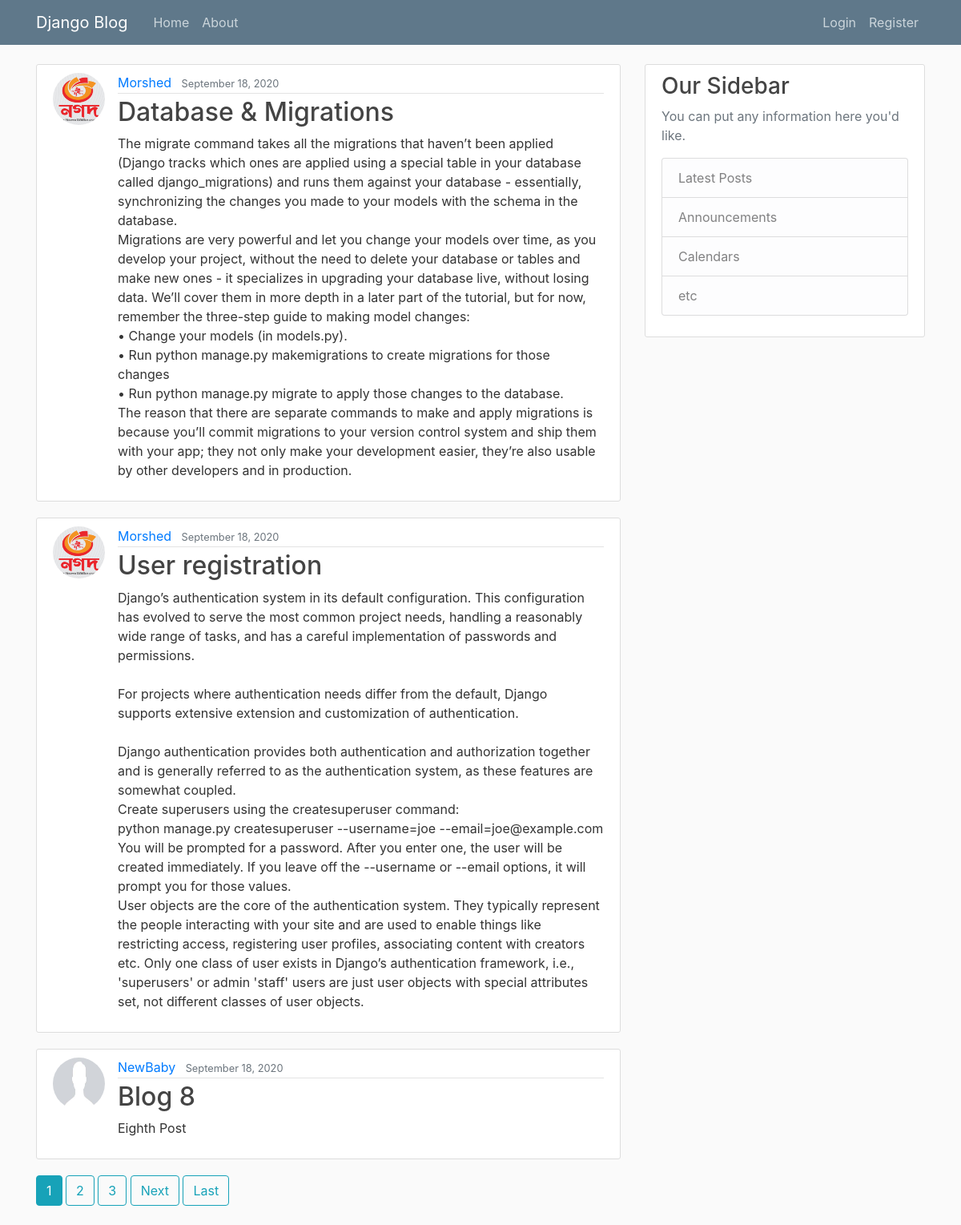
The page / on the database its author committed.
### blog/models.py (models this page shows, shortened)
class Post(models.Model):
	title = models.CharField(max_length=100)
	content = models.TextField()
	date_posted = models.DateTimeField(default=timezone.now)
	author = models.ForeignKey(User, on_delete=models.CASCADE)

### users/models.py (models this page shows, shortened)
class Profile(models.Model):
	user = models.OneToOneField(User, on_delete= models.CASCADE)
	image = models.ImageField(default='default.jpg', upload_to='profile_pics')

### blog/views.py (the view)
# urls.py: path('', PostListView.as_view(), name='blog-home'),
class PostListView(ListView):
	model = Post
	template_name = 'blog/home.html'  # <app>/<model>_<viewtype>.html
	context_object_name = 'posts'
	ordering = ['-date_posted']
	paginate_by = 3

### blog/templates/blog/home.html (shortened to what this page needs)
{% extends "blog/base.html" %}
{% block content %}
	{% for post in posts %}
		<article class="media content-section">
		  <img class="rounded-circle article-img" src="{{ post.author.profile.image.url }}">
		  <div class="media-body">
		    <div class="article-metadata">
		      <a class="mr-2" href="{% url 'user-posts' post.author.username %}">{{ post.author }}</a>
		      <small class="text-muted">{{ post.date_posted|date:"F d, Y" }}</small>
		    </div>
		    <h2><a class="article-title" href="{% url 'post-detail' post.id %}">{{ post.title }}</a></h2>
		    <p class="article-content">{{ post.content }}</p>
		  </div>
		</article>
	{% endfor %}
	{% if is_paginated %}
	  	{% for num in page_obj.paginator.page_range %}
	  		{% if page_obj.number == num %}
	  			<a class="btn btn-info mb-4" href="?page={{ num }}">{{  num}}</a>
	  		{% elif num > page_obj.number|add:'-3' and num < page_obj.number|add:'3' %}
	  			<a class="btn btn-outline-info mb-4" href="?page={{ num }}">{{  num}}</a>
	  		{% endif %}
	  	{% endfor %}
	  	{% if page_obj.has_next %}
	  		<a class="btn btn-outline-info mb-4" href="?page={{ page_obj.next_page_number }}">Next</a>
	  		<a class="btn btn-outline-info mb-4" href="?page={{ page_obj.paginator.num_pages }}">Last</a>
	  	{% endif %}
	{% endif %}
{% endblock content %}

### blog/templates/blog/base.html (shortened to what this page needs)
{% load static %}
<!DOCTYPE html>
<html>
<head>
    <link rel="stylesheet" href="https://maxcdn.bootstrapcdn.com/bootstrap/4.0.0/css/bootstrap.min.css">
    <link rel="stylesheet" type="text/css" href="{% static 'blog/main.css' %}">
</head>
<body>
	<header class="site-header">
	  <nav class="navbar navbar-expand-md navbar-dark bg-steel fixed-top">
	    <div class="container">
	      <a class="navbar-brand mr-4" href="{% url 'blog-home' %}">Django Blog</a>
	      <div class="collapse navbar-collapse" id="navbarToggle">
	        <div class="navbar-nav mr-auto">
	          <a class="nav-item nav-link" href="{% url 'blog-home' %}">Home</a>
	          <a class="nav-item nav-link" href="{% url 'blog-about' %}">About</a>
	        </div>
	        <div class="navbar-nav">
	          {% if user.is_authenticated %}
	          	<a class="nav-item nav-link" href="{% url 'post-create' %}">New Post</a>
	          	<a class="nav-item nav-link" href="{% url 'profile' %}">Profile</a>
	            <a class="nav-item nav-link" href="{% url 'logout' %}">Logout</a>
	          {% else %}
	          	<a class="nav-item nav-link" href="{% url 'login' %}">Login</a>
	          	<a class="nav-item nav-link" href="{% url 'register' %}">Register</a>
	          {% endif %}
	        </div>
	      </div>
	    </div>
	  </nav>
	</header>
	<main role="main" class="container">
	  <div class="row">
	    <div class="col-md-8">
	      {% block content %}{% endblock %}
	    </div>
	    <div class="col-md-4">
	      <div class="content-section">
	        <h3>Our Sidebar</h3>
	        <p class='text-muted'>You can put any information here you'd like.
	          <ul class="list-group">
	            <li class="list-group-item list-group-item-light">Latest Posts</li>
	            <li class="list-group-item list-group-item-light">Announcements</li>
	            <li class="list-group-item list-group-item-light">Calendars</li>
	            <li class="list-group-item list-group-item-light">etc</li>
	          </ul>
	        </p>
	      </div>
	    </div>
	  </div>
	</main>
</body>
</html>

### blog/static/blog/main.css (style rules this page uses)
body { background: #fafafa; color: #333333; margin-top: 5rem; }
h1, h2, h3, h4, h5, h6 { color: #444444; }
ul { margin: 0; }
.bg-steel { background-color: #5f788a; }
.site-header .navbar-nav .nav-link { color: #cbd5db; }
.content-section { background: #ffffff; padding: 10px 20px; border: 1px solid #dddddd; border-radius: 3px; margin-bottom: 20px; }
.article-title { color: #444444; }
.article-content { white-space: pre-line; }
.article-img { height: 65px; width: 65px; margin-right: 16px; }
.article-metadata { padding-bottom: 1px; margin-bottom: 4px; border-bottom: 1px solid #e3e3e3 }

### rows shown on the page
Post: author.profile.image (picture), author "Morshed", date_posted "September 18, 2020", title "Database & Migrations", content "The migrate command takes all the migrations that haven’t been applied (Django tracks which ones are applied using a special table in your database called django_migrations) and runs them against your database - essentially, synchronizing the changes you made to your models with the schema in the database. Migrations are very powerful and let you change your models over time, as you develop your project, without the need to delete your database or tables and make new ones - it specializes in upgrading your database live, without losing data. We’ll cover them in more depth in a later part of the tutorial, but for now, remember the three-step guide to making model changes: • Change your…"
Post: author.profile.image (picture), author "Morshed", date_posted "September 18, 2020", title "User registration", content "Django’s authentication system in its default configuration. This configuration has evolved to serve the most common project needs, handling a reasonably wide range of tasks, and has a careful implementation of passwords and permissions. For projects where authentication needs differ from the default, Django supports extensive extension and customization of authentication. Django authentication provides both authentication and authorization together and is generally referred to as the authentication system, as these features are somewhat coupled. Create superusers using the createsuperuser command: python manage.py createsuperuser --username=joe --email=joe@example.com You will be prompted…"
Post: author.profile.image (placeholder picture), author "NewBaby", date_posted "September 18, 2020", title "Blog 8", content "Eighth Post"

### other values the page prints
{{ num }} "1"
{{ num }} "2" "3"
